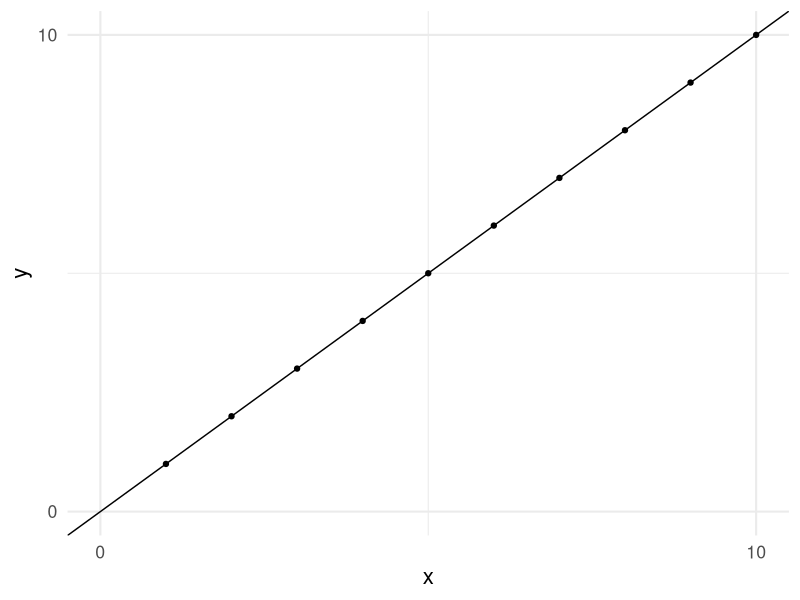
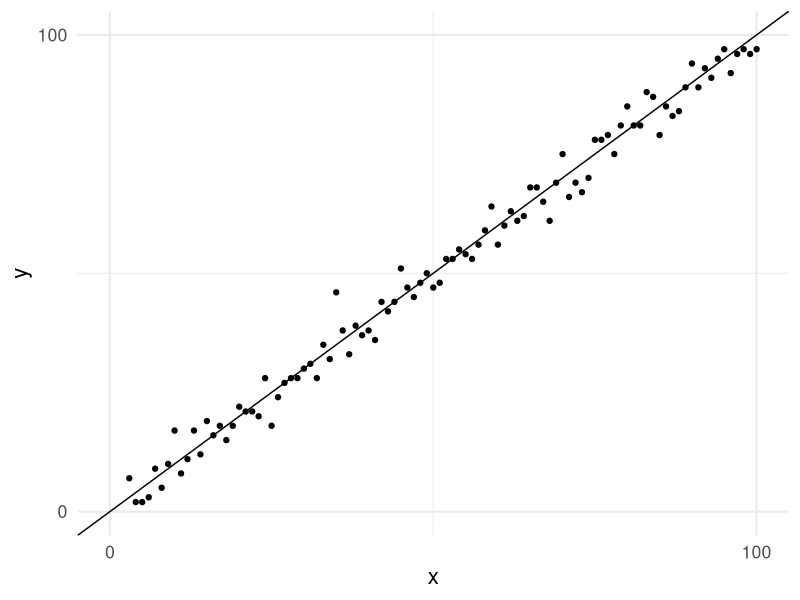
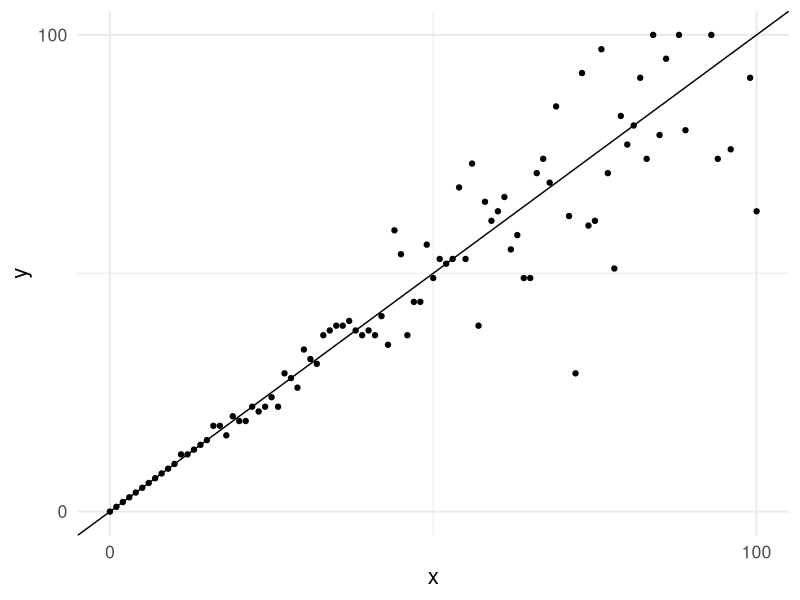

Here is the R script that generated these plots, in order:
## ---- chunk 1
# Global chunk options
knitr::opts_chunk$set(
  fig.align = "center",   # Center-align figures
  echo = FALSE,           # Do not display code by default
  fig.width = 10,          # Default figure width
  fig.height = 5          # Default figure height
)
set_par <- function() {
  par(cex = 2, cex.main=1.2,  mar = c(4, 4, 1.7, 1))  # Bottom, left, top, right margins
}
library(ggplot2)
## ---- chunk 2
p1 <- ggplot(
  tibble::tibble(x = 1:10, y = 1:10),
  aes(x=x, y=y)
  ) +
    geom_point() +
  geom_abline(intercept=0, slope=1) +
  scale_x_continuous(breaks = c(0, 10), limits = c(0, 10)) +
  scale_y_continuous(breaks = c(0, 10), limits = c(0, 10)) +
  theme_minimal(base_size = 16)

ggsave("img/Toolbox-p1.png", p1, width = 3, height = 2, dpi = 150)

p2 <- ggplot(
  tibble::tibble(
    x = seq(0, 100),
    y = x + rnorm(length(x), 0, 3) |> round()
  ),
  aes(x=x, y=y)
  ) +
    geom_point() +
  geom_abline(intercept=0, slope=1) +
  scale_x_continuous(breaks = c(0, 100), limits = c(0, 100)) +
  scale_y_continuous(breaks = c(0, 100), limits = c(0, 100)) +
  theme_minimal(base_size = 16)

ggsave("img/Toolbox-p2.png", p2, width = 3, height = 2, dpi = 150)


set.seed(123)
p3 <- ggplot(
  tibble::tibble(
    x = seq(0, 100),
    y = x + rnorm(length(x), 0, (x*.06)^2) |> round()
  ),
  aes(x=x, y=y)
  ) +
    geom_point() +
  geom_abline(intercept=0, slope=1) +
  scale_x_continuous(breaks = c(0, 100), limits = c(0, 100)) +
  scale_y_continuous(breaks = c(0, 100), limits = c(0, 100)) +
  theme_minimal(base_size = 16)

ggsave("img/Toolbox-p3.png", p3, width = 3, height = 2, dpi = 150)
## ---- chunk 3
